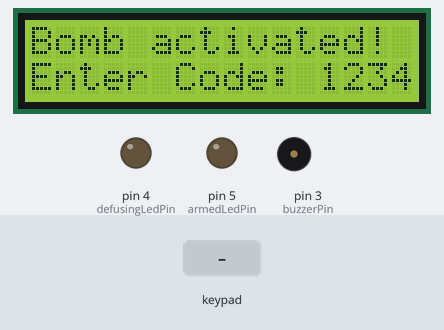
The program below on a simulated Arduino Nano, built with avr-gcc and run on an emulated ATmega328P. Shown: 16×2 character LCD, output pins drawn as LEDs (lit = HIGH), buzzer (waves = sounding). Inputs (shaded band) come from the test bench. What the program prints to the serial monitor is not drawn.

Above: at 0.9 s.
1.0 s: keypad keys 1 2 3 4 pressed 0.4 s apart
At 3.7 s:
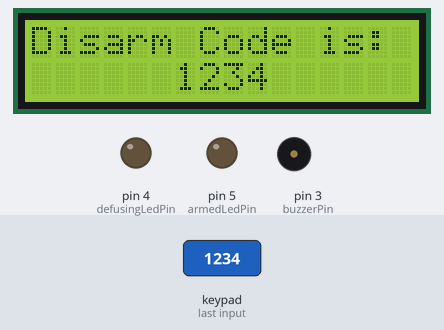
5.6 s: key '1' pressed
At 6.4 s:
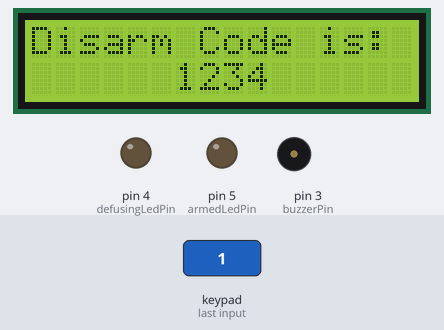
8.6 s: key '2' pressed
At 9.3 s:
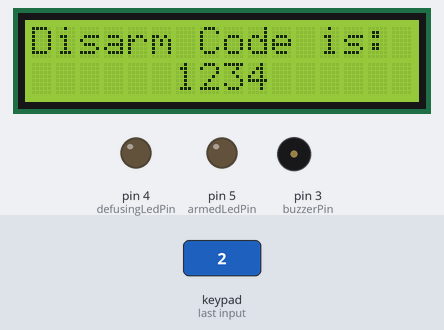
11.6 s: keypad keys 1 2 3 4 # pressed 0.4 s apart
At 13.9 s:
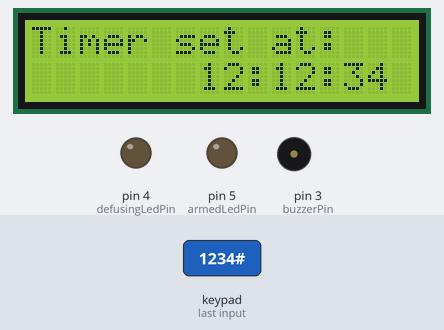
16.6 s: key '*' pressed
At 19.56 s:
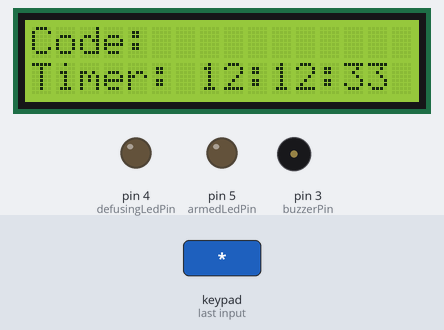
19.6 s: keypad keys 1 2 3 4 * pressed 0.4 s apart
At 23.7 s:
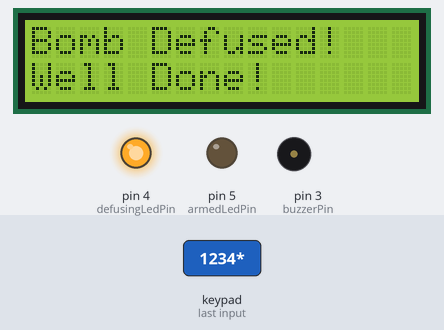
Timing chart, 0 to 25.2 s (numbered marks = the images above; inputs shaded):
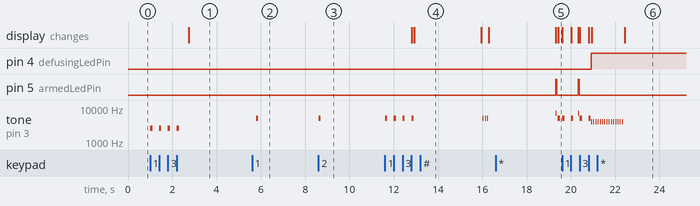

The program:

main.cpp
```cpp
#include <Arduino.h>
#include <Wire.h>
#include <LiquidCrystal_I2C.h>
#include <Keypad.h>

const int buttonPin = 2;
const int buzzerPin = 3;
const int defusingLedPin = 4;
const int armedLedPin = 5;

int buttonState = 0;
int button1Hold = 0;
int isDefused = 0;
int isArmed = 1;


int Hours = 00;
int Minutes = 00;
int Seconds = 00;
int trycount = 0;
int keycount = 0;
int i = 0;

int hourstenscode;
int hoursonescode;
int mintenscode;
int minonescode;
int sectenscode;
int seconescode;

long secMillis = 0;
long interval = 1000;

char password[4];
char entered[4];

/* LCD Stuff */
LiquidCrystal_I2C lcd(0x27, 16, 2);  // set the LCD address to 0x27 for a 16 chars and 2 line display

/* Keypad stuff */

const byte ROWS = 4;
const byte COLS = 3;

char hexaKeys[ROWS][COLS] = {
    {'1', '2', '3'},
    {'4', '5', '6'},
    {'7', '8', '9'},
    {'*', '0', '#'}};

byte rowPins[ROWS] = {8, 9, A3, A2};
byte colPins[COLS] = {A1, 7, A0};


Keypad customKeypad = Keypad(makeKeymap(hexaKeys), rowPins, colPins, ROWS, COLS);

void buzz()
{
    tone(buzzerPin, 2500, 100);
    digitalWrite(armedLedPin, HIGH);
    delay(100);
    digitalWrite(armedLedPin, LOW);
    delay(1000);
}

void defuseSound()
{
    tone(buzzerPin, 4000, 25);
    delay(100);
     tone(buzzerPin, 4000, 25);
    delay(100);
     tone(buzzerPin, 4000, 25);
    delay(100);
     tone(buzzerPin, 4000, 25);
    delay(100);
     tone(buzzerPin, 4000, 25);
    delay(100);
     tone(buzzerPin, 4000, 25);
    delay(100);
     tone(buzzerPin, 4000, 25);
    delay(100);
     tone(buzzerPin, 4000, 25);
    delay(100);
     tone(buzzerPin, 4000, 25);
    delay(100);
     tone(buzzerPin, 4000, 25);
    delay(100);
     tone(buzzerPin, 4000, 25);
    delay(100);
     tone(buzzerPin, 4000, 25);
    delay(100);
     tone(buzzerPin, 4000, 25);
    delay(100);
     tone(buzzerPin, 4000, 25);
    delay(100);
     tone(buzzerPin, 4000, 25);
    delay(100);

}

void timer()
{
    Serial.print(Seconds);
    Serial.println();

    if (Hours <= 0) {
        if ( Minutes < 0 ) {
            lcd.noBlink();
            lcd.clear();
            lcd.home();
            lcd.print("The Bomb Has ");
            lcd.setCursor (0, 1);
            lcd.print("Exploded!");

            while (Minutes < 0) {
                digitalWrite(armedLedPin, LOW);
                tone(buzzerPin, 7000, 100);
                delay(100);
                digitalWrite(armedLedPin, HIGH);
                tone(buzzerPin, 7000, 100);
                delay(100);
                digitalWrite(armedLedPin, LOW);
                tone(buzzerPin, 7000, 100);
                delay(100);
                digitalWrite(armedLedPin, HIGH);
                tone(buzzerPin, 7000, 100);
                delay(100);
                digitalWrite(armedLedPin, LOW);
                tone(buzzerPin, 7000, 100);
                delay(100);
                digitalWrite(armedLedPin, HIGH);
                tone(buzzerPin, 7000, 100);
                delay(100);
            }
        }
    }

    lcd.setCursor (0, 1);
    lcd.print ("Timer:");

    if (Hours >= 10) {
        lcd.setCursor (7, 1);
        lcd.print (Hours);
    }

    if (Hours < 10) {
        lcd.setCursor (7, 1);
        lcd.write ("0");
        lcd.setCursor (8, 1);
        lcd.print (Hours);
    }

    lcd.print (":");

    if (Minutes >= 10) {
        lcd.setCursor (10, 1);
        lcd.print (Minutes);
    }

    if (Minutes < 10) {
        lcd.setCursor (10, 1);
        lcd.write ("0");
        lcd.setCursor (11, 1);
        lcd.print (Minutes);
    }

    lcd.print (":");

    if (Seconds >= 10) {
        lcd.setCursor (13, 1);
        lcd.print (Seconds);
    }

    if (Seconds < 10) {
        lcd.setCursor (13, 1);
        lcd.write ("0");
        lcd.setCursor (14, 1);
        lcd.print (Seconds);
    }

    if (Hours < 0) {
        Hours = 0;
    }

    if (Minutes < 0) {
        Hours --;
        Minutes = 59;
    }

    if (Seconds < 1) {
        Minutes --;
        Seconds = 59;
    }

    if (Seconds > 0) {
        unsigned long currentMillis = millis();

        if (currentMillis - secMillis > interval) {
            tone(buzzerPin, 7000, 50);
            secMillis = currentMillis;
            Seconds --;
            digitalWrite(armedLedPin, HIGH);
            delay(50);
            digitalWrite(armedLedPin, LOW);
            delay(10);
        }
    }
}

void setup()
{
    Serial.begin(9600);
    pinMode(buttonPin, INPUT);
    pinMode(armedLedPin, OUTPUT);
    pinMode(defusingLedPin, OUTPUT);


    lcd.begin();
    lcd.clear();
    lcd.setCursor(0, 0);
    lcd.print("Bomb activated!");
    lcd.setCursor(0, 1);
    lcd.print("Enter Code:");

    while (keycount < 4)
    {
        lcd.setCursor(keycount + 12, 1);
        lcd.blink();
        char armcode = customKeypad.getKey();
        //armcode == NO_KEY;

        if (armcode != NO_KEY) {
            if ((armcode != '*') && (armcode != '#')) {
                lcd.print(armcode);
                tone(buzzerPin, 2500, 100);
                password[keycount] = armcode;
                keycount++;
            }
        }
    }

    if (keycount == 4) {
        delay(500);
        lcd.noBlink();
        lcd.clear();
        lcd.home();
        lcd.print("Disarm Code is: ");
        lcd.setCursor(6, 1);
        lcd.print(password[0]);
        lcd.print(password[1]);
        lcd.print(password[2]);
        lcd.print(password[3]);
        delay(3000);
        lcd.clear();
    }

    lcd.setCursor(0, 0);
    lcd.print("Timer: HH:MM:SS");
    lcd.setCursor(0, 1);
    lcd.print("SET:   :  :");
    keycount = 5;

    while (keycount == 5) {
        char hourstens = customKeypad.getKey();
        lcd.setCursor(5, 1);
        lcd.blink();

        if (hourstens >= '0' && hourstens <= '9') {
            hourstenscode = hourstens - '0';
            tone(buzzerPin, 5000, 100);
            lcd.print(hourstens);
            keycount++;
        }
    }

    while (keycount == 6) {
        char hoursones = customKeypad.getKey();
        lcd.setCursor(6, 1);
        lcd.blink();
        if (hoursones >= '0' && hoursones <= '9') {
            hoursonescode = hoursones - '0';
            tone(buzzerPin, 5000, 100);
            lcd.print(hoursones);
            keycount++;
        }
    }

    while (keycount == 7) {
        char mintens = customKeypad.getKey();
        lcd.setCursor(8, 1);
        lcd.blink();

        if (mintens >= '0' && mintens <= '9') {
            mintenscode = mintens - '0';
            tone(buzzerPin, 5000, 100);
            lcd.print(mintens);
            keycount++;
        }
    }

    while (keycount == 8) {
        char minones = customKeypad.getKey();
        lcd.setCursor(9, 1);
        lcd.blink();

        if (minones >= '0' && minones <= '9') {
            minonescode = minones - '0';
            tone(buzzerPin, 5000, 100);
            lcd.print(minones);
            keycount++;
        }
    }

    while (keycount == 9) {
        char sectens = customKeypad.getKey();
        lcd.setCursor(11, 1);
        lcd.blink();

        if (sectens >= '0' && sectens <= '9') {
            sectenscode = sectens - '0';
            tone(buzzerPin, 5000, 100);
            lcd.print(sectens);
            keycount = 10;
        }
    }

    while (keycount == 10) {
        char secones = customKeypad.getKey();
        lcd.setCursor(12, 1);
        lcd.blink();

        if (secones >= '0' && secones <= '9') {
            seconescode = secones - '0';
            tone(buzzerPin, 5000, 100);
            lcd.print(secones);
            keycount = 11;
        }
    }

    if (keycount == 11)
    {
        Hours = (hourstenscode * 10) + hoursonescode;
        Minutes = (mintenscode * 10) + minonescode;
        Seconds = (sectenscode * 10) + seconescode;
        delay(100);
        lcd.noBlink();
        lcd.clear();
        lcd.setCursor(0, 0);
        lcd.print("Timer set at:");

        if (Hours >= 10) {
            lcd.setCursor (7, 1);
            lcd.print (Hours);
        }

        if (Hours < 10) {
            lcd.setCursor (7, 1);
            lcd.write ("0");
            lcd.setCursor (8, 1);
            lcd.print (Hours);
        }

        lcd.print (":");

        if (Minutes >= 10) {
            lcd.setCursor (10, 1);
            lcd.print (Minutes);
        }

        if (Minutes < 10) {
            lcd.setCursor (10, 1);
            lcd.write ("0");
            lcd.setCursor (11, 1);
            lcd.print (Minutes);
        }

        lcd.print (":");

        if (Seconds >= 10) {
            lcd.setCursor (13, 1);
            lcd.print (Seconds);
        }

        if (Seconds < 10) {
            lcd.setCursor (13, 1);
            lcd.write ("0");
            lcd.setCursor (14, 1);
            lcd.print (Seconds);
        }

        delay(3000);
        lcd.clear();
        lcd.setCursor(0, 0);
        lcd.print("Press # to arm");
        delay (50);
        keycount = 12;
    }

    while (keycount == 12) {
        char armkey = customKeypad.getKey();

        if (armkey == '#') {
            tone(buzzerPin, 5000, 100);
            delay(50);
            tone(buzzerPin, 0, 100);
            delay(50);
            tone(buzzerPin, 5000, 100);
            delay(50);
            tone(buzzerPin, 0, 100);
            delay(50);
            tone(buzzerPin, 5000, 100);
            delay(50);
            tone(buzzerPin, 0, 100);
            lcd.clear();
            lcd.print ("Bomb Armed!");
            lcd.setCursor(0, 1);
            lcd.print("Countdown start");
            delay(3000);
            lcd.clear();
            keycount = 0;
        }
    }
}

void loop()
{
    timer();
    char disarmcode = customKeypad.getKey();

    if (disarmcode == '*') {
        tone(buzzerPin, 5000, 100);
        lcd.clear();
        lcd.setCursor(0, 0);
        lcd.print("Code: ");

        while (keycount < 4) {
            timer();

            char disarmcode = customKeypad.getKey();

            if (disarmcode == '#') {
                tone(buzzerPin, 5000, 100);
                keycount = 0;
                lcd.clear();
                lcd.setCursor(0, 0);
                lcd.print("Code: ");
            } else if (disarmcode != NO_KEY) {
                lcd.setCursor(keycount + 7, 0);
                lcd.blink();
                lcd.print(disarmcode);
                entered[keycount] = disarmcode;
                keycount++;
                tone(buzzerPin, 5000, 100);
                delay(100);
                lcd.noBlink();
                lcd.setCursor(keycount + 6, 0);
                lcd.print("*");
                lcd.setCursor(keycount + 7, 0);
                lcd.blink();
            }
        }

        if (keycount == 4) {
            if (entered[0] == password[0] && entered[1] == password[1] && entered[2] == password[2] && entered[3] == password[3]) {
                lcd.noBlink();
                lcd.clear();
                lcd.home();

                digitalWrite(defusingLedPin, HIGH);
                digitalWrite(armedLedPin, LOW);

                defuseSound();

                lcd.print("Bomb Defused!");
                lcd.setCursor(0, 1);
                lcd.print("Well Done!");
                keycount = 0;

                delay(15000);
                lcd.clear();
                lcd.setCursor(0, 1);
                lcd.print("Reset the Bomb");
                delay(1000000);
            } else {
                lcd.noBlink();
                lcd.clear();
                lcd.home();
                lcd.print("Wrong Password!");
                trycount++;

                if (Hours > 0) {
                    Hours = Hours / 2;
                }

                if (Minutes > 0) {
                    Minutes = Minutes / 2;
                }

                if (Seconds > 0) {
                    Seconds = Seconds / 2;
                }

                if (trycount == 2) {
                    interval = interval / 10;
                }

                if (trycount == 3) {
                    Minutes = Minutes - 59;
                    Hours = Hours - 59;
                    Seconds = Seconds - 59;
                }

                delay(1000);
                keycount = 0;
            }
        }
    }


//char armcode = customKeypad.getKey();
//    armcode == NO_KEY;

//if (armcode != NO_KEY)
//    {

//Serial.println(armcode);

 //   }


  // set the cursor to column 0, line 1
  // (note: line 1 is the second row, since counting begins with 0):
  //lcd.setCursor(0, 1);
  // print the number of seconds since reset:
  //lcd.print(millis() / 1000);

  /*buttonState = digitalRead(buttonPin);

  if (buttonState == HIGH && isArmed == 1 && isDefused == 0)
  {
    button1Hold++;
    digitalWrite(defusingLedPin, HIGH);

    if (button1Hold >= 5)
    {
      defuseSound();
      isDefused = 1;
    }
  }
  else
  {
    button1Hold = 0;
    digitalWrite(defusingLedPin, LOW);
  }

  if (isArmed == 1 && isDefused == 0)
  {
    buzz();
  }*/
}
```

Measured:
- after the input at 1.0 s, tone on pin 3 (buzzerPin): alternates 2500 Hz for 0.10 s and silent for 0.30 s, 8 changes in all, then stays silent, starting at once; the display: changes after 1.7 s (image 1)
- after the input at 5.6 s, tone on pin 3 (buzzerPin): silent → 5000 Hz after 0.19 s, → silent 0.10 s later
- after the input at 8.6 s, tone on pin 3 (buzzerPin): silent → 5000 Hz at once, → silent 0.10 s later
- after the input at 11.6 s, tone on pin 3 (buzzerPin): plays 5000 Hz for 0.10 s, 5000 Hz for 0.10 s, 5000 Hz for 0.10 s, 5000 Hz for 0.10 s, 5000 Hz for 0.05 s, 5000 Hz for 0.05 s … (7 notes in this stretch), starting at once; the display: first changes after 1.2 s (image 4 shows a later state)
- after the input at 16.6 s, the display: first differs from a run without the input after 2.8 s (image 5)
- after the input at 19.6 s, pin 4 (defusingLedPin): LOW → HIGH after 1.3 s; pin 5 (armedLedPin): goes on until 20.4 s, then stays LOW
